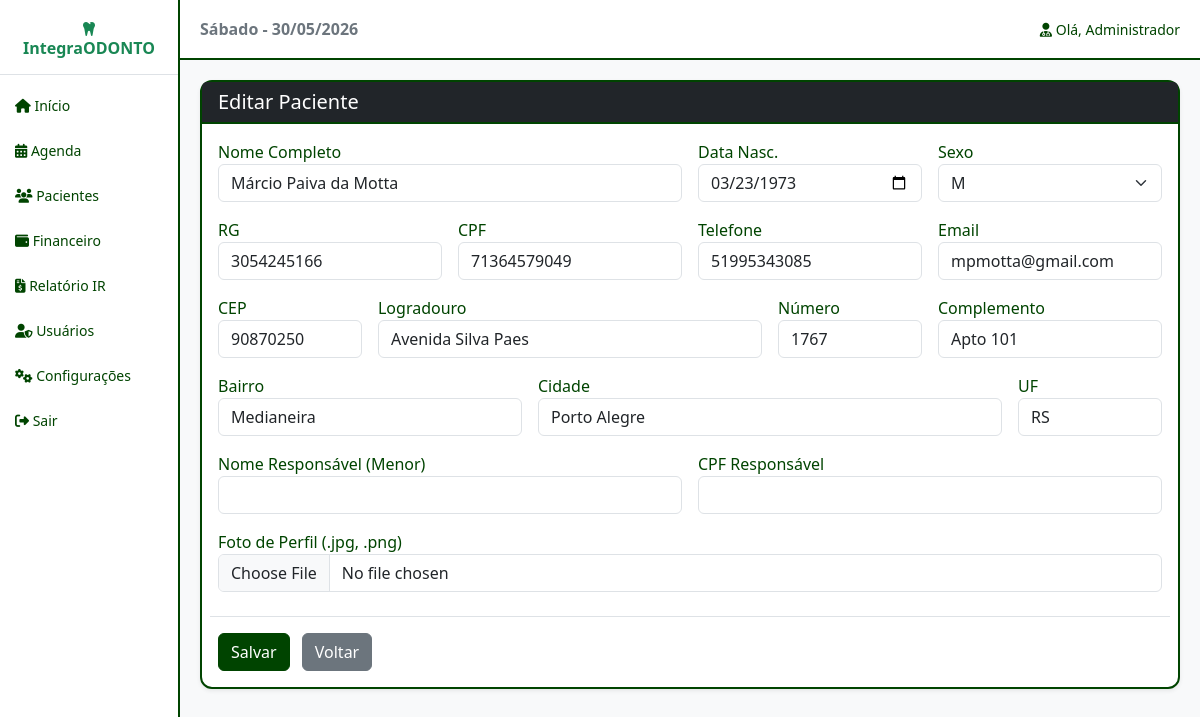
Page /view/formPaciente.php?id=1 (signed in) on the committed database.
### tables this page shows
CREATE TABLE `pacientes` (
  `id` int(11) NOT NULL AUTO_INCREMENT,
  `nome` varchar(100) NOT NULL,
  `data_nascimento` date NOT NULL,
  `sexo` enum('M','F','O') NOT NULL,
  `rg` varchar(20) DEFAULT NULL,
  `cpf` varchar(14) NOT NULL,
  `email` varchar(100) DEFAULT NULL,
  `telefone` varchar(20) NOT NULL,
  `cep` varchar(10) DEFAULT NULL,
  `logradouro` varchar(100) DEFAULT NULL,
  `numero` varchar(10) DEFAULT NULL,
  `complemento` varchar(50) DEFAULT NULL,
  `bairro` varchar(50) DEFAULT NULL,
  `cidade` varchar(50) DEFAULT NULL,
  `uf` char(2) DEFAULT NULL,
  `responsavel_nome` varchar(100) DEFAULT NULL,
  `responsavel_cpf` varchar(14) DEFAULT NULL,
  `foto_path` varchar(255) DEFAULT NULL,
  `deleted_at` timestamp NULL DEFAULT NULL,
  PRIMARY KEY (`id`)
);

### config/conexao.php (called while the page is built, shortened)
<?php
abstract class Conexao {
    private $servidor = 'localhost';
    private $user = 'root';
    private $pass = 'apple';
    private $banco = 'integra_odonto';
    private function conexao() {
        $this->conn = new PDO("mysql:host=$this->servidor;dbname=$this->banco", $this->user, $this->pass);
    }
}
?>

### controller/pacienteController.php (called while the page is built, shortened)
<?php
require_once('../model/pacienteModel.php');
class PacienteController {
    public function consultaID($id) {
        $pacienteModel = new Paciente();
        return $pacienteModel->consultaID($id);
    }
}
?>

### model/pacienteModel.php (called while the page is built, shortened)
<?php
require_once '../config/conexao.php';
class Paciente extends Conexao {
    private $tabela = 'pacientes';
    public function consultaID($id) {
        $sql = "SELECT * FROM " . $this->tabela . " WHERE id = :id AND deleted_at IS NULL";
        $stmt = $this->conn->prepare($sql);
        $stmt->bindParam(':id', $id, PDO::PARAM_INT);
        $stmt->execute();
        return $stmt->fetch(PDO::FETCH_ASSOC);
    }
}
?>

### view/formPaciente.php (the view, shortened to what this page needs)
<?php
require_once 'header.php';
require_once '../controller/pacienteController.php';
$p = null;
if(isset($_GET['id'])){
    $controller = new PacienteController();
    $p = $controller->consultaID($_GET['id']);
}
$action = $p ? "editarPaciente" : "cadastrarPaciente";
?>
<div class="card shadow-sm">
    <div class="card-header bg-dark text-white"><h5 class="mb-0"><?php echo $p ? 'Editar Paciente' : 'Novo Paciente'; ?></h5></div>
    <div class="card-body">
        <form action="../controller/pacienteController.php?action=<?php echo $action; ?>" method="POST" enctype="multipart/form-data" class="row g-3">
            <div class="col-md-6"><label>Nome Completo</label><input type="text" name="nome" class="form-control" value="<?php echo $p ? $p['nome'] : ''; ?>" required></div>
            <div class="col-md-3"><label>Data Nasc.</label><input type="date" name="data_nascimento" class="form-control" value="<?php echo $p ? $p['data_nascimento'] : ''; ?>" required></div>
            <div class="col-md-3"><label>Sexo</label><select name="sexo" class="form-select"><option value="M" <?php if($p && $p['sexo']=='M') echo 'selected';?>>M</option></select></div>
            <div class="col-md-3"><label>RG</label><input type="text" name="rg" class="form-control" value="<?php echo $p ? $p['rg'] : ''; ?>"></div>
            <div class="col-md-3"><label>CPF</label><input type="text" name="cpf" class="form-control" value="<?php echo $p ? $p['cpf'] : ''; ?>" required></div>
            <div class="col-md-3"><label>Telefone</label><input type="text" name="telefone" class="form-control" value="<?php echo $p ? $p['telefone'] : ''; ?>" required></div>
            <div class="col-md-3"><label>Email</label><input type="email" name="email" class="form-control" value="<?php echo $p ? $p['email'] : ''; ?>"></div>
            <div class="col-md-2"><label>CEP</label><input type="text" id="cep" name="cep" class="form-control" value="<?php echo $p ? $p['cep'] : ''; ?>"></div>
            <div class="col-md-5"><label>Logradouro</label><input type="text" id="logradouro" name="logradouro" class="form-control" value="<?php echo $p ? $p['logradouro'] : ''; ?>" required></div>
            <div class="col-md-2"><label>Número</label><input type="text" name="numero" class="form-control" value="<?php echo $p ? $p['numero'] : ''; ?>"></div>
            <div class="col-md-3"><label>Complemento</label><input type="text" name="complemento" class="form-control" value="<?php echo $p ? $p['complemento'] : ''; ?>"></div>
            <div class="col-md-4"><label>Bairro</label><input type="text" id="bairro" name="bairro" class="form-control" value="<?php echo $p ? $p['bairro'] : ''; ?>"></div>
            <div class="col-md-6"><label>Cidade</label><input type="text" id="cidade" name="cidade" class="form-control" value="<?php echo $p ? $p['cidade'] : ''; ?>"></div>
            <div class="col-md-2"><label>UF</label><input type="text" id="uf" name="uf" class="form-control" value="<?php echo $p ? $p['uf'] : ''; ?>"></div>
            <div class="col-md-6"><label>Nome Responsável (Menor)</label><input type="text" name="responsavel_nome" class="form-control" value="<?php echo $p ? $p['responsavel_nome'] : ''; ?>"></div>
            <div class="col-md-6"><label>CPF Responsável</label><input type="text" name="responsavel_cpf" class="form-control" value="<?php echo $p ? $p['responsavel_cpf'] : ''; ?>"></div>
            <div class="col-md-12"><label>Foto de Perfil (.jpg, .png)</label><input type="file" name="foto" class="form-control" accept=".jpg,.jpeg,.png"></div>
            <div class="col-12 mt-4 border-top pt-3">
                <button type="submit" class="btn btn-primary">Salvar</button>
                <a href="pacientes.php" class="btn btn-secondary ms-2">Voltar</a>
            </div>
        </form>
    </div>
</div>
<?php require_once 'footer.php'; ?>

### view/header.php (style rules this page uses)
body { background-color: #f8f9fa; color: #004400; }
.card { background-color: #ffffff; border: 2px solid #004400; border-radius: 12px; }
.card-header { background-color: #004400; color: #ffffff; border-bottom: 2px solid #004400; }
.card-header h1, .card-header h2, .card-header h3, .card-header h4, .card-header h5 { color: #ffffff; margin: 0; }
h1, h2, h3, h4, h5, h6, label, p, span, td, th { color: #004400; }
.btn-primary { background-color: #004400; border-color: #004400; color: #ffffff; }

### rows in the picture
pacientes: nome "Márcio Paiva da Motta", data_nascimento "03/23/1973", sexo "M", rg "3054245166", cpf "71364579049", telefone "51995343085", email "mpmotta@gmail.com", cep "90870250", logradouro "Avenida Silva Paes", numero "1767", complemento "Apto 101", bairro "Medianeira", cidade "Porto Alegre", uf "RS"

### other values in the picture
$_SESSION['usuario_nome'] "Administrador"
